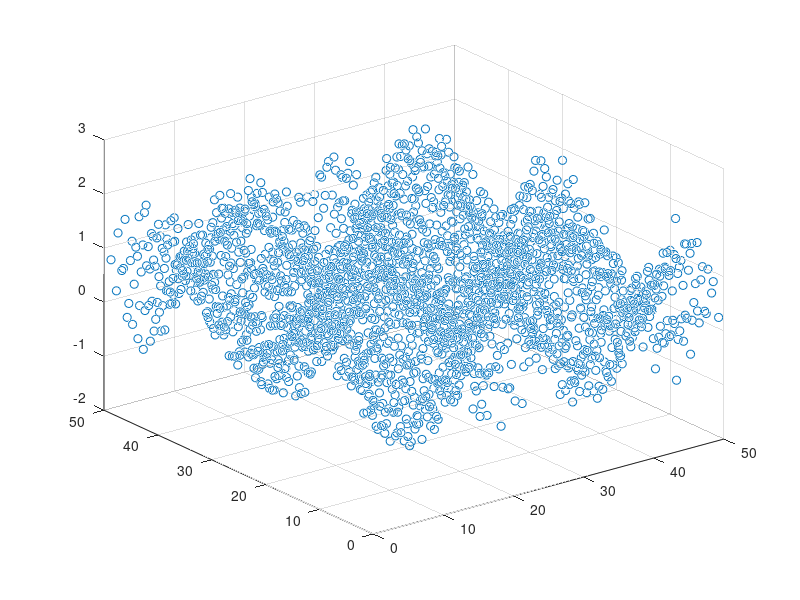

The MATLAB script that drew this image: (Note: this script raises an error after producing the figure.)
%% Coding a 2D b-spline

% B-splined derived by Cox-de Boor recurrence relation. 

% d = order spline => 3 % assume cubic
% U = knot vector (U1,...Um)



%% Inputs:

% fake data
[x, y] = ndgrid(1:50,1:50);
tmp = rand(50,50);
z = sin(x*0.25) + sin(y*0.25)+ tmp;
%figure; imagesc(z);
figure; scatter3(x(:),y(:),z(:))

[xvec, yvec, S] = deBoor_basis2D( [], [], z, 10, 10);

% Visualize:
[uu, vv] = ndgrid(xvec,yvec);

figure;
scatter3(x(:),y(:),z(:))
hold on;
surf(uu,vv,S,'FaceAlpha', 0.3, 'EdgeColor','none')



